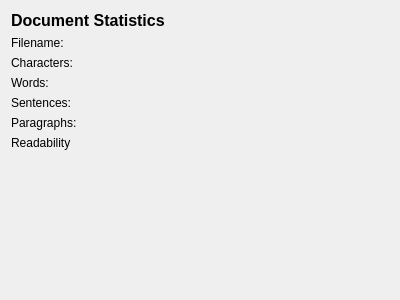
<?xml version="1.0" encoding="UTF-8"?>
<ui version="4.0">
 <class>statisticsDialog</class>
 <widget class="QDialog" name="statisticsDialog">
  <property name="geometry">
   <rect>
    <x>0</x>
    <y>0</y>
    <width>400</width>
    <height>300</height>
   </rect>
  </property>
  <property name="windowTitle">
   <string>Dialog</string>
  </property>
  <layout class="QVBoxLayout" name="verticalLayout">
   <item>
    <widget class="QLabel" name="label_2">
     <property name="text">
      <string>&lt;!DOCTYPE HTML PUBLIC &quot;-//W3C//DTD HTML 4.0//EN&quot; &quot;http://www.w3.org/TR/REC-html40/strict.dtd&quot;&gt;
&lt;html&gt;&lt;head&gt;&lt;meta name=&quot;qrichtext&quot; content=&quot;1&quot; /&gt;&lt;style type=&quot;text/css&quot;&gt;
p, li { white-space: pre-wrap; }
&lt;/style&gt;&lt;/head&gt;&lt;body style=&quot; font-family:'Sans Serif'; font-size:9pt; font-weight:400; font-style:normal;&quot;&gt;
&lt;p style=&quot; margin-top:0px; margin-bottom:0px; margin-left:0px; margin-right:0px; -qt-block-indent:0; text-indent:0px;&quot;&gt;&lt;span style=&quot; font-size:12pt; font-weight:600;&quot;&gt;Document Statistics&lt;/span&gt;&lt;/p&gt;&lt;/body&gt;&lt;/html&gt;</string>
     </property>
     <property name="margin">
      <number>20</number>
     </property>
    </widget>
   </item>
   <item>
    <layout class="QGridLayout" name="gridLayout">
     <item row="0" column="0">
      <widget class="QLabel" name="label">
       <property name="text">
        <string>Filename: </string>
       </property>
      </widget>
     </item>
     <item row="0" column="1">
      <widget class="QLabel" name="filenameLabel">
       <property name="text">
        <string/>
       </property>
      </widget>
     </item>
     <item row="2" column="0">
      <widget class="QLabel" name="label_3">
       <property name="text">
        <string>Characters: </string>
       </property>
      </widget>
     </item>
     <item row="4" column="0">
      <widget class="QLabel" name="label_4">
       <property name="text">
        <string>Sentences: </string>
       </property>
      </widget>
     </item>
     <item row="5" column="0">
      <widget class="QLabel" name="label_5">
       <property name="text">
        <string>Paragraphs: </string>
       </property>
      </widget>
     </item>
     <item row="6" column="0">
      <widget class="QLabel" name="label_7">
       <property name="text">
        <string>Readability</string>
       </property>
      </widget>
     </item>
     <item row="2" column="1">
      <widget class="QLabel" name="charactersLabel">
       <property name="text">
        <string/>
       </property>
      </widget>
     </item>
     <item row="4" column="1">
      <widget class="QLabel" name="sentencesLabel">
       <property name="text">
        <string/>
       </property>
      </widget>
     </item>
     <item row="5" column="1">
      <widget class="QLabel" name="paragraphsLabel">
       <property name="text">
        <string/>
       </property>
      </widget>
     </item>
     <item row="6" column="1">
      <widget class="QLabel" name="readabilityLabel">
       <property name="text">
        <string/>
       </property>
      </widget>
     </item>
     <item row="3" column="0">
      <widget class="QLabel" name="label_6">
       <property name="text">
        <string>Words: </string>
       </property>
      </widget>
     </item>
     <item row="3" column="1">
      <widget class="QLabel" name="wordsLabel">
       <property name="text">
        <string/>
       </property>
      </widget>
     </item>
    </layout>
   </item>
   <item>
    <spacer name="verticalSpacer">
     <property name="orientation">
      <enum>Qt::Vertical</enum>
     </property>
     <property name="sizeHint" stdset="0">
      <size>
       <width>20</width>
       <height>40</height>
      </size>
     </property>
    </spacer>
   </item>
  </layout>
 </widget>
 <resources/>
 <connections/>
</ui>
